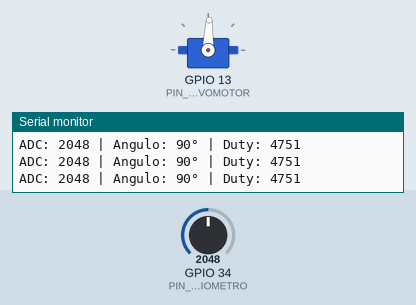
Recording of a sketch running on a simulated ESP32. Parts: servo, the last lines printed to the serial monitor. The inputs (shaded band) are chosen by the test bench; at power-on: GPIO 34 (PIN_POTENCIOMETRO) = 2048 (analog values on the 0–4095 scale). Servo pulses on a pin are drawn as a servo (544–2400 µs = 0–180°).

Above: at 1.2 s.
1.3 s: GPIO 34 (PIN_POTENCIOMETRO) set to 2440
At 1.7 s:
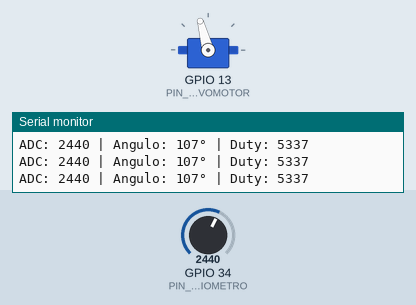
2.8 s: GPIO 34 (PIN_POTENCIOMETRO) set to 2866
At 3.1 s:
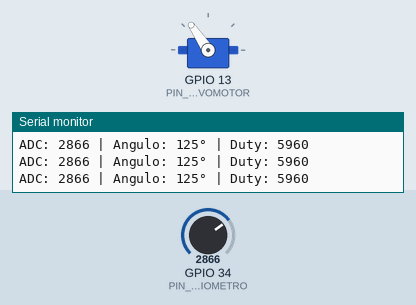
4.3 s: GPIO 34 (PIN_POTENCIOMETRO) set to 3603
At 5.1 s:
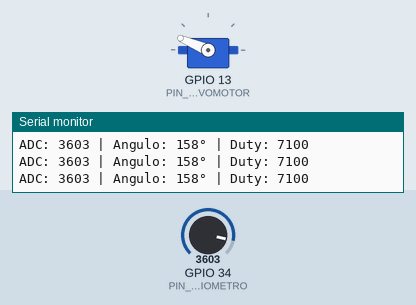
5.8 s: GPIO 34 (PIN_POTENCIOMETRO) set to 4095
At 6.5 s:
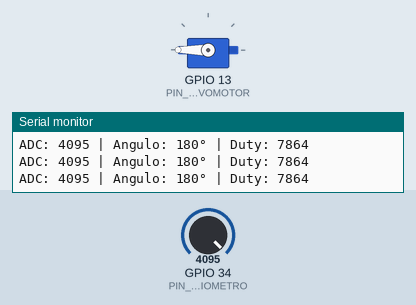
7.3 s: GPIO 34 (PIN_POTENCIOMETRO) set to 1228
At 8.4 s:
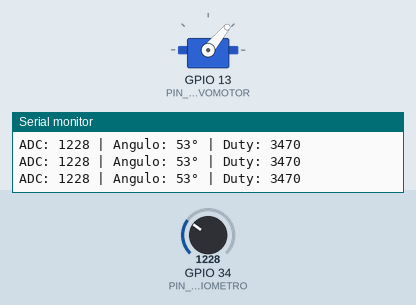
8.8 s: GPIO 34 (PIN_POTENCIOMETRO) set to 491
At 9.8 s:
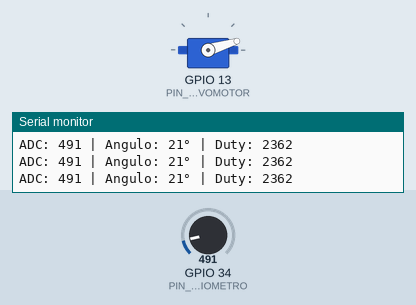
Timing chart, 0 to 11.3 s (numbered marks = the images above; inputs shaded):
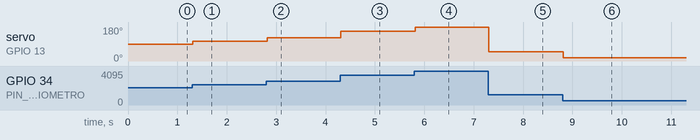

Measured:
- after the input at 1.3 s, servo on GPIO 13 (PIN_SERVOMOTOR): 88° → 105° at once
- after the input at 2.8 s, servo on GPIO 13 (PIN_SERVOMOTOR): 105° → 124° at once
- after the input at 4.3 s, servo on GPIO 13 (PIN_SERVOMOTOR): 124° → 157° at once
- after the input at 5.8 s, servo on GPIO 13 (PIN_SERVOMOTOR): 157° → 180° at once
- after the input at 7.3 s, servo on GPIO 13 (PIN_SERVOMOTOR): 180° → 50° at once
- after the input at 8.8 s, servo on GPIO 13 (PIN_SERVOMOTOR): 50° → 17° at once

The sketch:

Servomotor.ino
```cpp
#include <Arduino.h>

const uint8_t PIN_POTENCIOMETRO = 34;
const uint8_t PIN_SERVOMOTOR = 13;
const uint16_t FRECUENCIA_PWM = 50;
const uint8_t RESOLUCION_PWM = 16;    // Resolución del PWM (16 bits)

// Tiempo del pulso necesario para alcanzar los extremos del servo
const uint16_t PULSO_MINIMO_US = 500;
const uint16_t PULSO_MAXIMO_US = 2400;

QueueHandle_t colaValorPotenciometro;

void TareaLecturaPotenciometro(void *parametros) {
  uint16_t valorPotenciometro;
  while (true) {
    // Leer el valor analógico del potenciómetro (0 - 4095)
    valorPotenciometro = analogRead(PIN_POTENCIOMETRO);
    // Enviar el valor leído a la cola
    xQueueSend(colaValorPotenciometro, &valorPotenciometro, portMAX_DELAY);
    // Esperar 20 ms antes de realizar otra lectura
    vTaskDelay(pdMS_TO_TICKS(20));
  }
}

void TareaControlServomotor(void *parametros) {
  uint16_t valorPotenciometro;
  while (true) {
    // Esperar hasta recibir un dato de la cola
    if (xQueueReceive(colaValorPotenciometro, &valorPotenciometro, portMAX_DELAY) == pdTRUE) {
      // Convertir la lectura del ADC (0-4095) a un ángulo entre 0° y 180°
      int anguloServo = map(valorPotenciometro, 0, 4095, 0, 180);
      // Convertir el ángulo a un ancho de pulso comprendido entre 500 us y 2400 us
      int anchoPulsoMicrosegundos = map(anguloServo, 0, 180, PULSO_MINIMO_US, PULSO_MAXIMO_US);
      // Calcular el valor máximo permitido por la resolución del PWM
      uint32_t valorMaximoPWM = (1 << RESOLUCION_PWM) - 1;
      // Convertir el ancho del pulso al valor de Duty Cycle
      uint32_t valorDutyPWM = (anchoPulsoMicrosegundos * valorMaximoPWM) / 20000;
      // Actualizar el PWM enviado al servomotor
      ledcWrite(PIN_SERVOMOTOR, valorDutyPWM);
      // Mostrar los datos en el Monitor Serie
      Serial.print("ADC: ");
      Serial.print(valorPotenciometro);
      Serial.print(" | Angulo: ");
      Serial.print(anguloServo);
      Serial.print("° | Duty: ");
      Serial.println(valorDutyPWM);
    }
  }
}

void setup() {
  Serial.begin(115200);
  // Configurar el ADC con resolución de 12 bits
  analogReadResolution(12);
  // Configurar el periférico LEDC para generar PWM
  ledcAttach(PIN_SERVOMOTOR, FRECUENCIA_PWM, RESOLUCION_PWM);
  // Crear una cola con capacidad para 5 elementos tipo uint16_t
  colaValorPotenciometro = xQueueCreate(5, sizeof(uint16_t));
  // Crear la tarea encargada de leer el potenciómetro
  xTaskCreatePinnedToCore(TareaLecturaPotenciometro, "LecturaPotenciometro", 2048, NULL, 1, NULL, 1);
  // Crear la tarea encargada de mover el servomotor
  xTaskCreatePinnedToCore(TareaControlServomotor, "ControlServomotor", 4096, NULL, 1, NULL, 1);
}

void loop() {}
```
